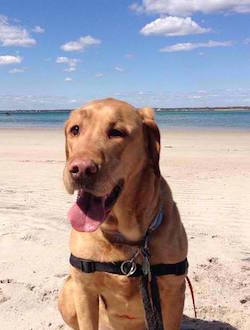
%> input picture SVD_PCA/Tucker_1.jpg, 250 x 330 px
$ octave SVD3D_Images.m   (GNU Octave 9; MATLAB toolbox functions it lacks are replaced by stand-ins)
%> lines starting %> are read from the running program, lines starting %| are printed output that depends on the picture
%% Singular Value Decomposition Final Project

% Name: Stephanie Allen, David Clarkson, Shayne O'Brien
% Course: MATH 345 (Dr. Haddad)
% Due Date: Sunday, 12/11/16 by 12:00 pm
% Content: SVD Decomposition for image compression
% Main sources: Numerical Analysis textbook, MIT Gram Schmidt Slide Show,
% MathWorks Documentation, and Noble and Daniel section

%% SVD Decomposition

% In this script, we use SVD as an application for image compression.
% Input: An image or data for an image
% Output: The same image, but with the size of it reduced.

clear all % clear all variables
format longg % set format to long without scientific notation

Picture = imread('Tucker_1.jpg'); % insert image here. try to keep it small,
%> Picture is the input picture: size 330x250x3 uint8; mean R, G, B 169.2, 159.6, 164
                                  % the code takes a while to run.
pic = double(Picture); % convert data content into double from uint
[m, n, ~] = size(Picture); % store the sizes of the matrix input
%> m = 330; n = 250

% If m < n, SVD cannot be successfully carried out according to our textbook. To handle for this,
% we flip the input image here so m < n is true and then flip it back right before plotting.

if m < n % If m is less than n:
    % flip the picture so m is now greater than n.
    A(:,:,1) = pic(:,:,1)';
    A(:,:,2) = pic(:,:,2)';
    A(:,:,3) = pic(:,:,3)';
    [m, n, ~] = size(A); % store the new sizes of the matrix input
else % Otherwise:
    A = pic; % store it normally
end % end if loop


Ustore = zeros(size(A,1),size(A,1),size(A,3)); % preallocate for speed
V_tstore = zeros(size(A,2),size(A,2),size(A,3)); % preallocate for speed
Sstore = zeros(size(A)); % preallocate for speed
Vstore = V_tstore; % preallocate for speed (V ~= V_t bc of slight roundoff errors)
singstore = zeros(size(A,2),1,size(A,3)); % preallocate for speed

for z = 1:3 % For all three dimensions since images are 3D (red, green, blue values):

    %%%%%%%%%%%%%%%%%
    %%% Finding S %%%
    %%%%%%%%%%%%%%%%%

    [eigenvalues_1,indices] = sort(eig(A(:,:,z)' * A(:,:,z)),'descend'); %finding the eigenvalues and the ordering them
    singular_values = sqrt(eigenvalues_1); % for finding the singular values

    S = zeros(size(A,1),size(A,2)); % preallocate S for speed
    for i = 1:m % For entries 1 to m:
       for j = 1:n % For entries 1 to n:
           if (i == j) % If i is equal to j:
               S(i,j) = singular_values(i); % store i-th singular value in S(i,j). This creates the S matrix
           end % end if loop
       end % end for loop
    end % end for loop

    %%%%%%%%%%%%%%%%%%%
    %%% Finding V_t %%%
    %%%%%%%%%%%%%%%%%%%

    % [V,D] = eig(A(:,:,z)) returns diagonal matrix D of eigenvalues and matrix V whose
    % columns are the corresponding right eigenvectors, so that A(:,:,z)*V = V*D
    % Matlab Documentation

    [V,D1] = eig((A(:,:,z))' * (A(:,:,z))); %V has the eigenvectors
    V_original = V; % placeholder variable

    for i = 1:length(indices) % For however many eigenvalues there are:
       V(:,indices(i)) = V_original(:,i); % order the eigenvectors according to ordering of eigenvals
    end % end for loop

    V_t = V'; % Transpose V and store it (A = U*S*V')

    %%%%%%%%%%%%%%%%%%
    %%% Finding U %%%%
    %%%%%%%%%%%%%%%%%%

    % According to our Numerical Analysis textbook, we need to use the first
    % k nonzero singular values and corresponding eigenvectors to get the first
    % k columns of U

    U = zeros(m,m); % pre allocate for speed

    for i = 1:length(singular_values) % For however many singular values there are:
        U(:,i) = (1/S(i,i)) * A(:,:,z) * V(:,i); % compute U
    end % end for loop

    %Need to pick the next set of vectors such that they are orthog to the
    %columns of U thus far; the textbook suggests do this with Gram-Schmidt

    identity = eye(m); %since U is mxm, we need a total of m linearly independent
    %orthogonal vectors for the columns of U

    U_partial = U(:,1:length(singular_values)); % taking the first k columns of U
    k = length(eigenvalues_1); % let k be the number of eigenvalues

    B = [U_partial identity]; % joining the identity and the partially formed U to do Gram-Schmidt

    Q = zeros(m,(m+k)); % Q will serve as the holder of the columns
    R = zeros((m+k),(m+k)); % R is a placeholder variable

    for j = 1:(k+m) %We are going to apply modified Gram Schmidt to the entirety of B
        v = B(:,j); %v will begin as j-th column of B
        for i = 1:(j-1) % For 1 to j-1:
            R(i,j) = (Q(:,i)'*v) / (Q(:,i)' * Q(:,i)); % modified Gram Schmidt improves accuracy
            v = v - R(i,j)*Q(:,i); % subtract the projection
        end % end for loop
        %v is now perpendicular to all of Q
        Q(:,j) = v; % normalize v to be the unit vector qj
    end % end for loop


    [ww, vv] = size(Q); % store sizes of Q
    TOL_2 = 1e-11; % set a tolerance
    idx = zeros(1,(vv-ww)); % preallocate for speed
    j = 0; % set j as zero. we will use this to keep track of indices we want to remove

    for i = 1:vv % for all columns of Q
        if norm(Q(:,i)) < TOL_2 % if the col norm is smaller than TOL
            j = j+1; % increase j by 1
            idx(j) = i; % store the index
        end % end
    end % end

    newQ = zeros(ww,ww); % preallocate for speed

    for i = 1:vv % For all columns of newQ
        if any(i == idx) ~= 1 % If i is not one of the eigenvectors we will throw out:
            newQ(:,i) = Q(:,i); % copy it to Q
        end % end if loop
    end % end for loop

    U = newQ; % we now have U

    [m3,n3] = size(U); % store sizes of U

    %%%%Normalizing%%%%%%%
    for i = 1:(m3) % For all the rows of U:
       norm_1 = norm(U(:,i)); % find the norm
       U(:,i) = (1/norm_1) .* U(:,i); % normalize the row
    end % end for loop

    Ustore(:,:,z) = U; % store this dimension of U in our storage matrix
    Sstore(:,:,z) = S; % store
    Vstore(:,:,z) = V; % store
    V_tstore(:,:,z) = V_t; % store
    singstore(:,:,z) = singular_values; % store
    fprintf('Finished dimension %d\n', z) % keep user updated w/ where the code is at, since
                                          % large images can take a while
end % end for loop
%> this loop made 3 passes
%> pass 1, `B = [U_partial identity];`:
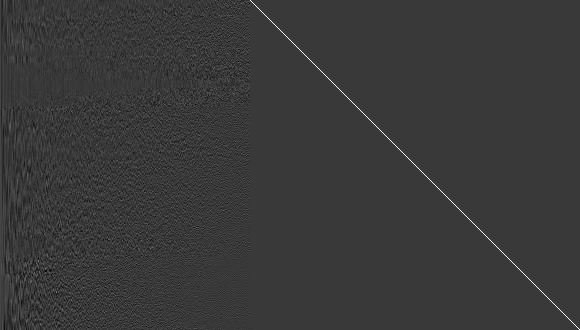
%> B: size 330x580 double; min -0.288, max 1, mean 0.00181; drawn with min black and max white
%> after the loop:
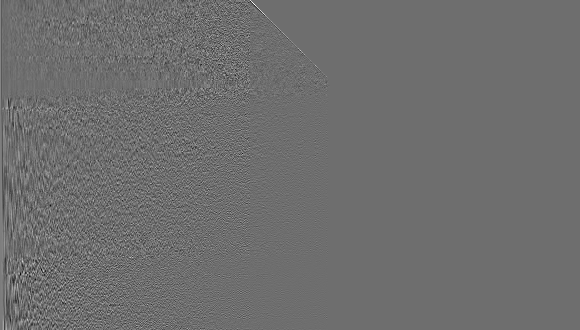
%> Q: size 330x580 double; min -0.357, max 0.467, mean 0.000112; drawn with min black and max white
%> after the loop:
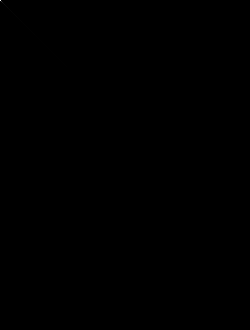
%> S: size 330x250 double; min 0, max 49483, mean 1.4; drawn with min black and max white
%> after the loop:
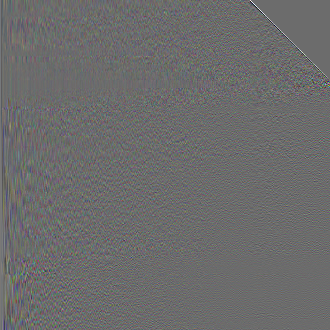
%> Ustore: size 330x330x3 double; mean R, G, B 0.00016, 0.000158, 0.000199; drawn with min black and max white
%> after the loop:
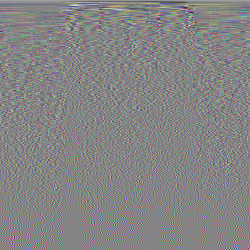
%> V_tstore: size 250x250x3 double; mean R, G, B 0.000194, 0.0002, 0.000195; drawn with min black and max white
%> after the loop:
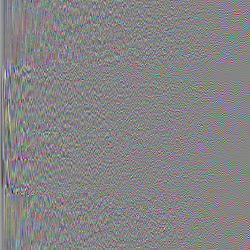
%> Vstore: size 250x250x3 double; mean R, G, B 0.000194, 0.0002, 0.000195; mean of the top-left, top-right, bottom-left and bottom-right quarters 0.000874, 1.18e-05, -8.87e-05, -1.08e-05; drawn with min black and max white
%> after the loop, idx = 250 values from 331 to 580

%%%%Checking to see how our decomposition compares to A%%%%
U = Ustore; % update U
S = Sstore; % update S
V_t = V_tstore; % update V_t
V = Vstore; % update V (V ~= V_t bc of slight roundoff errors)
singular_values = singstore; % update singular values
test = zeros(size(A)); % set test variable to check error
for i = 1:size(A,3) % For all three dimensions
   test(:,:,i) = U(:,:,i) * S(:,:,i) * V_t(:,:,i); % fill test with SVD vals
end

Rerror = norm(test(:,:,1) - A(:,:,1)); % compute error for Red
%> Rerror = 1.1e-07
Gerror = norm(test(:,:,2) - A(:,:,2)); % compute error for Green
%> Gerror = 7.11e-08
Berror = norm(test(:,:,3) - A(:,:,3)); % compute error for Blue
%> Berror = 1.03e-07
fprintf('Red error: %d\nGreen error: %d\nBlue error:%d\n',Rerror,Gerror,Berror') % print errors
%| Red error: 1.09763e-07
%| Green error: 7.11276e-08
%| Blue error:1.02763e-07

%% Image Compression

fprintf('The number of singular values is: %d \n', length(singular_values))
%| The number of singular values is: 250
decision = input('Would you like to see them (yes / no)? ','s');
%> the answer given: y
decision = lower(decision); % convert to lowercase
if (strcmp(decision,'yes') == 1) || (strcmp(decision,'y')) % if they said yes
    disp(singular_values) % then display the values
end % end if loop
number_dimensions = input('Based on this, how many would you like to use? ');
%> the answer given: 3
A_r = zeros(size(A)); % pre allocate for speed
for j = 1:size(A,3) % For all dimensions of A:
    for i = 1:number_dimensions % For the number that they specified
        A_r(:,:,j) = A_r(:,:,j) + singular_values(i,:,j) * U(:,i,j) * V(:,i,j)'; % compress the image
    end % end for loop
end % end for loop
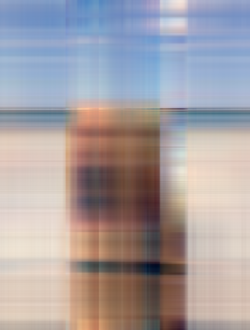
%> A_r: size 330x250x3 double; mean R, G, B 169.2, 159.6, 164; mean of the top-left, top-right, bottom-left and bottom-right quarters 168.9, 174, 170.8, 143.2; drawn with min black and max white

figure % open up a figure
imshow((A_r)/256) % plot the new image!
                  % We divide by 256 because these are RGB values, but
                  % Matlab needs them to be within [0,1] to plot.

$ run again, with SVD_PCA/Charlie_1.jpg copied over SVD_PCA/Tucker_1.jpg
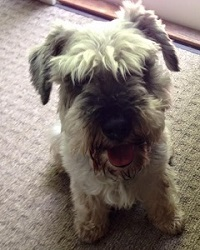
%> input picture SVD_PCA/Charlie_1.jpg, 200 x 250 px
%> Picture is the input picture: size 250x200x3 uint8; mean R, G, B 136.1, 125, 117.3
%> after the loop `for z = 1:3`:
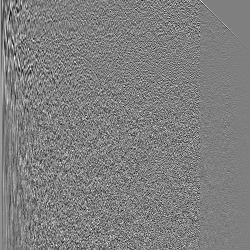
%> newQ: size 250x250 double; min -0.291, max 0.291, mean 0.000288; drawn with min black and max white
%> after the loop `for z = 1:3`: idx = 200 values from 251 to 450
%> Rerror = 3.06e-09
%> Gerror = 1.95e-09
%> Berror = 1.72e-09
%| Red error: 3.06243e-09
%| Green error: 1.94595e-09
%| Blue error:1.72366e-09
%| The number of singular values is: 200
%> after the loop `for j = 1:size(A,3)`:
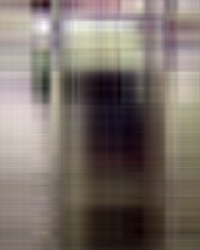
%> A_r: size 250x200x3 double; mean R, G, B 136.2, 125.1, 117.4; drawn with min black and max white

$ run again, with SVD_PCA/Spice_1.jpg copied over SVD_PCA/Tucker_1.jpg
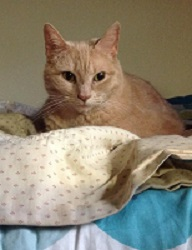
%> input picture SVD_PCA/Spice_1.jpg, 192 x 250 px
%> Picture is the input picture: size 250x192x3 uint8; mean R, G, B 139.2, 131.6, 114.3
%> after the loop `for z = 1:3`:
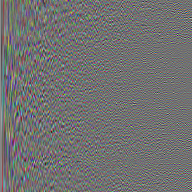
%> Vstore: size 192x192x3 double; mean R, G, B 0.000497, 0.000357, 0.000383; mean of the top-left, top-right, bottom-left and bottom-right quarters 0.000305, -5.1e-05, 0.00135, 5.01e-05; drawn with min black and max white
%> after the loop `for z = 1:3`: idx = 192 values from 251 to 442
%> Rerror = 1.68e-08
%> Gerror = 1.4e-08
%> Berror = 9.46e-09
%| Red error: 1.67765e-08
%| Green error: 1.39818e-08
%| Blue error:9.45998e-09
%| The number of singular values is: 192
%> after the loop `for j = 1:size(A,3)`:
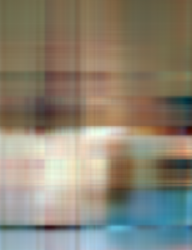
%> A_r: size 250x192x3 double; mean R, G, B 139.2, 131.6, 114.3; mean of the top-left, top-right, bottom-left and bottom-right quarters 101.9, 102.6, 184.4, 124.6; drawn with min black and max white
